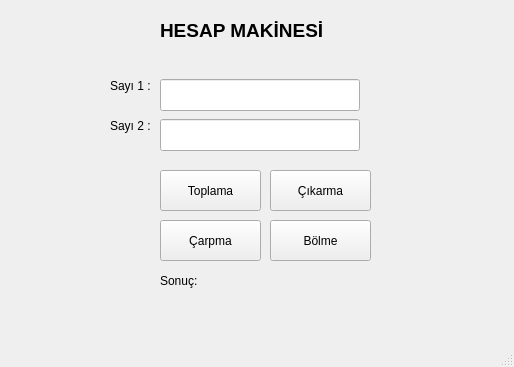
<?xml version="1.0" encoding="UTF-8"?>
<ui version="4.0">
 <class>MainWindow</class>
 <widget class="QMainWindow" name="MainWindow">
  <property name="geometry">
   <rect>
    <x>0</x>
    <y>0</y>
    <width>514</width>
    <height>367</height>
   </rect>
  </property>
  <property name="windowTitle">
   <string>MainWindow</string>
  </property>
  <widget class="QWidget" name="centralwidget">
   <widget class="QLabel" name="label">
    <property name="geometry">
     <rect>
      <x>110</x>
      <y>70</y>
      <width>61</width>
      <height>31</height>
     </rect>
    </property>
    <property name="text">
     <string>Sayı 1 :</string>
    </property>
   </widget>
   <widget class="QLabel" name="label_2">
    <property name="geometry">
     <rect>
      <x>110</x>
      <y>110</y>
      <width>61</width>
      <height>31</height>
     </rect>
    </property>
    <property name="text">
     <string>Sayı 2 :</string>
    </property>
   </widget>
   <widget class="QLineEdit" name="txt_sayi1">
    <property name="geometry">
     <rect>
      <x>160</x>
      <y>79</y>
      <width>200</width>
      <height>32</height>
     </rect>
    </property>
   </widget>
   <widget class="QLineEdit" name="txt_sayi2">
    <property name="geometry">
     <rect>
      <x>160</x>
      <y>119</y>
      <width>200</width>
      <height>32</height>
     </rect>
    </property>
   </widget>
   <widget class="QPushButton" name="btn_toplama">
    <property name="geometry">
     <rect>
      <x>160</x>
      <y>170</y>
      <width>101</width>
      <height>41</height>
     </rect>
    </property>
    <property name="text">
     <string>Toplama</string>
    </property>
   </widget>
   <widget class="QPushButton" name="btn_cikarma">
    <property name="geometry">
     <rect>
      <x>270</x>
      <y>170</y>
      <width>101</width>
      <height>41</height>
     </rect>
    </property>
    <property name="text">
     <string>Çıkarma</string>
    </property>
   </widget>
   <widget class="QPushButton" name="btn_carpma">
    <property name="geometry">
     <rect>
      <x>160</x>
      <y>220</y>
      <width>101</width>
      <height>41</height>
     </rect>
    </property>
    <property name="text">
     <string>Çarpma</string>
    </property>
   </widget>
   <widget class="QPushButton" name="btn_bolme">
    <property name="geometry">
     <rect>
      <x>270</x>
      <y>220</y>
      <width>101</width>
      <height>41</height>
     </rect>
    </property>
    <property name="text">
     <string>Bölme</string>
    </property>
   </widget>
   <widget class="QLabel" name="lbl_sonuc">
    <property name="geometry">
     <rect>
      <x>160</x>
      <y>270</y>
      <width>51</width>
      <height>21</height>
     </rect>
    </property>
    <property name="text">
     <string>Sonuç: </string>
    </property>
   </widget>
   <widget class="QLabel" name="label_4">
    <property name="geometry">
     <rect>
      <x>160</x>
      <y>20</y>
      <width>201</width>
      <height>21</height>
     </rect>
    </property>
    <property name="font">
     <font>
      <pointsize>14</pointsize>
      <weight>75</weight>
      <bold>true</bold>
     </font>
    </property>
    <property name="text">
     <string>HESAP MAKİNESİ</string>
    </property>
   </widget>
  </widget>
  <widget class="QMenuBar" name="menubar">
   <property name="geometry">
    <rect>
     <x>0</x>
     <y>0</y>
     <width>514</width>
     <height>21</height>
    </rect>
   </property>
  </widget>
  <widget class="QStatusBar" name="statusbar"/>
 </widget>
 <resources/>
 <connections/>
</ui>
